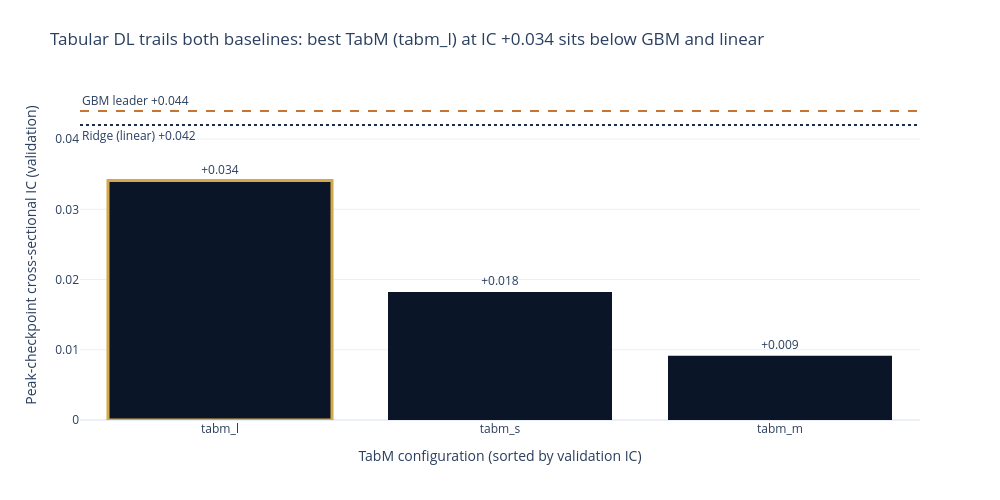

Here is the notebook cell this chart was saved with:
### Markdown cell above
### IC by configuration against the baselines

The bar chart ranks the three TabM configs by validation IC, with the
full-coverage GBM and linear leaders drawn as reference lines. The best TabM
config sits below both baselines: on this cross-section the neural ensemble
does not add cross-sectional IC over a shallow-tree GBM or a heavily
regularized linear model.

### Code cell
# Figure 1 - IC by TabM config, winner outlined, baselines as reference lines.
_names = [r["config_name"] for r in full_cov]
_ics = [r["best_ic"] for r in full_cov]
_line_w = [3 if n == best_name else 0 for n in _names]
fig_ic = go.Figure(
    go.Bar(
        x=_names,
        y=_ics,
        marker=dict(color=COLORS["blue"], line=dict(color=COLORS["amber"], width=_line_w)),
        text=[f"{v:+.3f}" for v in _ics],
        textposition="outside",
        cliponaxis=False,
        showlegend=False,
    )
)
if np.isfinite(gbm_ic):
    fig_ic.add_hline(
        y=gbm_ic,
        line=dict(color=COLORS["copper"], width=2, dash="dash"),
        annotation_text=f"GBM leader {gbm_ic:+.3f}",
        annotation_position="top left",
    )
if np.isfinite(lin_ic):
    fig_ic.add_hline(
        y=lin_ic,
        line=dict(color=COLORS["slate"], width=2, dash="dot"),
        annotation_text=f"Ridge (linear) {lin_ic:+.3f}",
        annotation_position="bottom left",
    )
fig_ic.update_layout(
    title=(
        f"Tabular DL trails both baselines: best TabM ({best_name}) at IC "
        f"{best_ic:+.3f} sits below GBM and linear"
    ),
    template="plotly_white",
    height=500,
    width=1000,
    margin=dict(t=90),
)
fig_ic.update_xaxes(title_text="TabM configuration (sorted by validation IC)")
fig_ic.update_yaxes(title_text="Peak-checkpoint cross-sectional IC (validation)")
fig_ic.show()

### Figure 1 — Plotly figure (JSON) as saved in the notebook; plotly's stock layout.template omitted (floating-point values rounded to 4 significant figures)
{"data": [{"cliponaxis": false, "marker": {"color": "#0a1628", "line": {"color": "#D4A84B", "width": [3, 0, 0]}}, "showlegend": false, "text": ["+0.034", "+0.018", "+0.009"], "textposition": "outside", "type": "bar", "x": ["tabm_l", "tabm_s", "tabm_m"], "y": [0.03409, 0.01822, 0.009164]}], "layout": {"annotations": [{"showarrow": false, "text": "GBM leader +0.044", "x": 0, "xanchor": "left", "xref": "x domain", "y": 0.044, "yanchor": "bottom", "yref": "y"}, {"showarrow": false, "text": "Ridge (linear) +0.042", "x": 0, "xanchor": "left", "xref": "x domain", "y": 0.04201, "yanchor": "top", "yref": "y"}], "height": 500, "margin": {"t": 90}, "shapes": [{"line": {"color": "#C87533", "dash": "dash", "width": 2}, "type": "line", "x0": 0, "x1": 1, "xref": "x domain", "y0": 0.044, "y1": 0.044, "yref": "y"}, {"line": {"color": "#1a2d4a", "dash": "dot", "width": 2}, "type": "line", "x0": 0, "x1": 1, "xref": "x domain", "y0": 0.04201, "y1": 0.04201, "yref": "y"}], "title": {"text": "Tabular DL trails both baselines: best TabM (tabm_l) at IC +0.034 sits below GBM and linear"}, "width": 1000, "xaxis": {"title": {"text": "TabM configuration (sorted by validation IC)"}}, "yaxis": {"title": {"text": "Peak-checkpoint cross-sectional IC (validation)"}}}}
